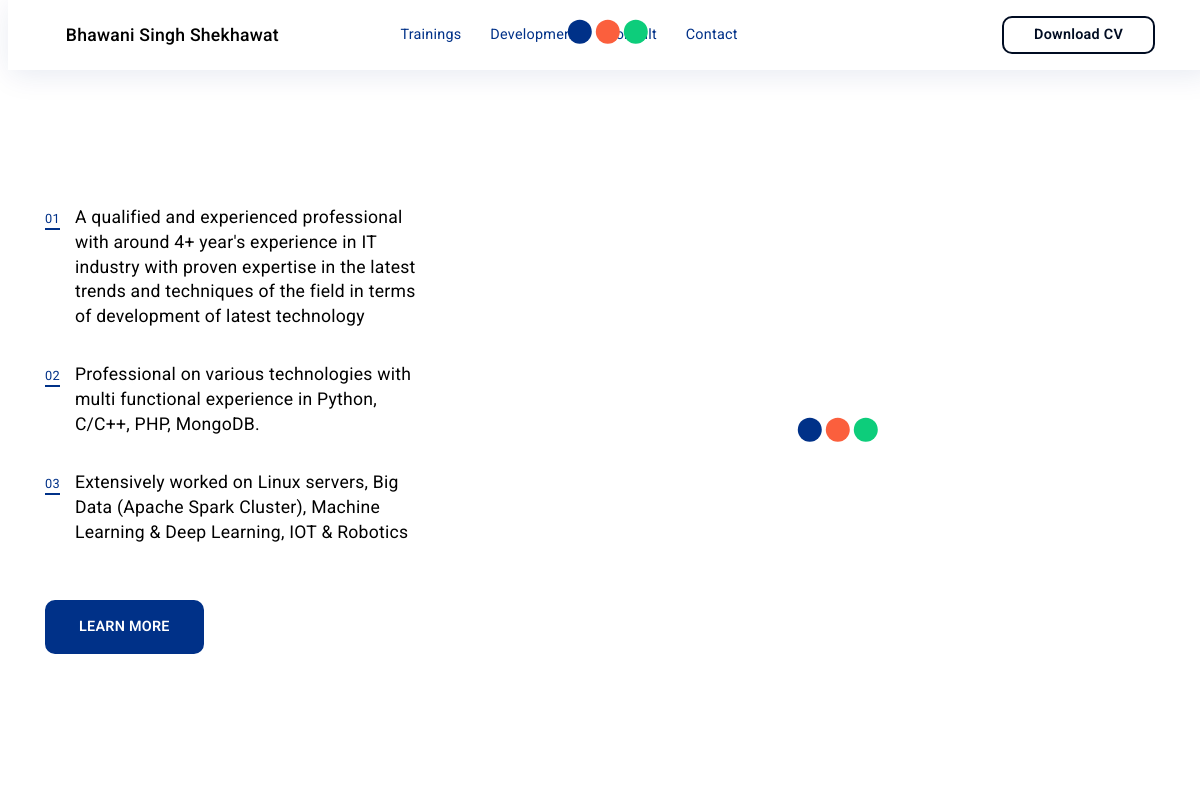
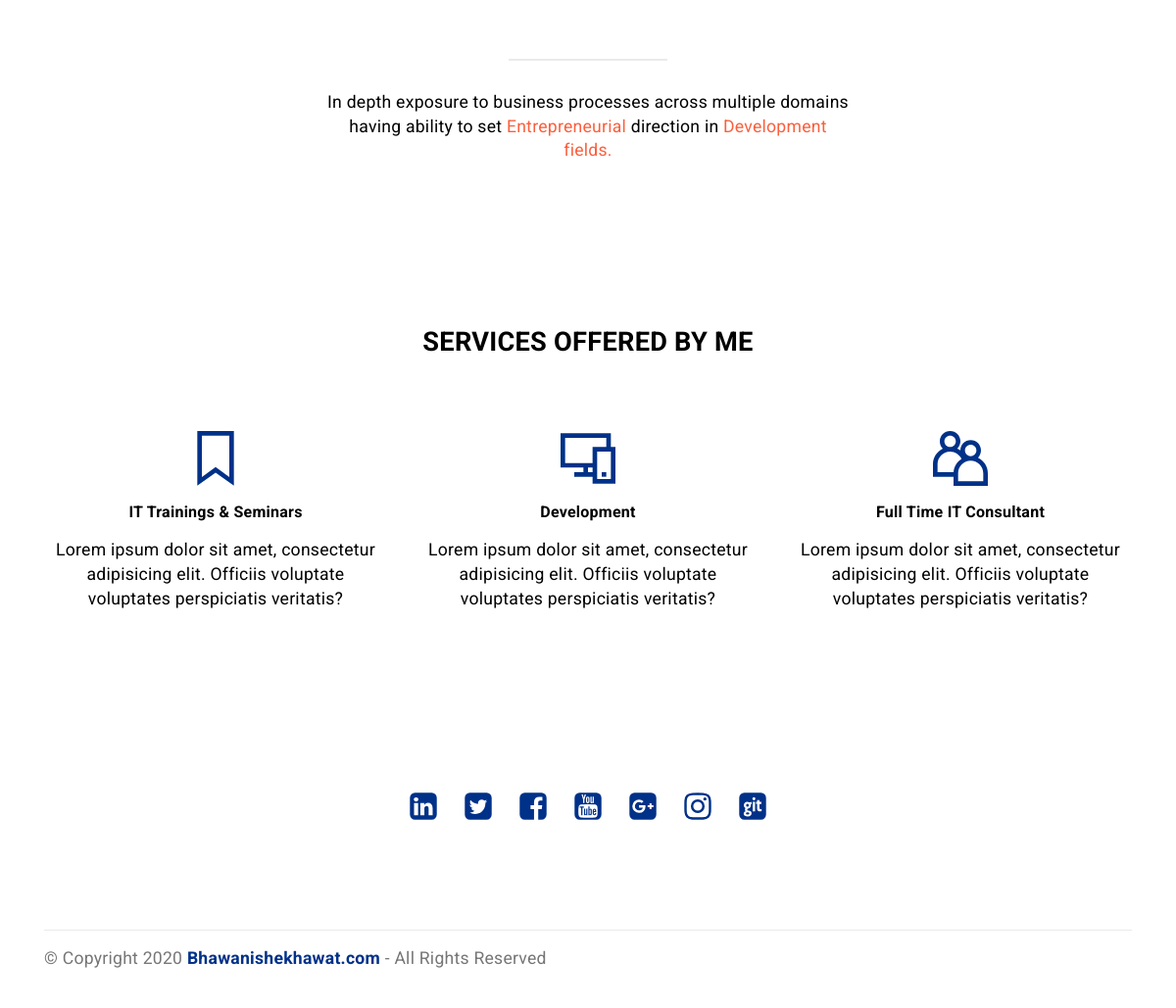
The page / on the database its author committed (2 pictures, top to bottom).
### main/models.py (models this page shows, shortened)
class Profile(models.Model):
	num = models.CharField(max_length=10,blank=False)
	detail = models.TextField(blank=False)

class Service(models.Model):
	name = models.CharField(max_length=50,blank=False)
	detail = models.TextField(blank=False)

### main/views.py (the view)
# urls.py: path('',home,name='home_url')
def home(request):
	detail_one = Profile.objects.get(num='1')
	detail_two = Profile.objects.get(num='2')
	detail_three = Profile.objects.get(num='3')
	service_IT = Service.objects.get(name='IT Trainings & Seminars')
	service_Dev = Service.objects.get(name='Development')
	service_Consult = Service.objects.get(name='Full Time IT Consultant')
	profile_img = ProfileImg.objects.get(name='bhawani')
	context = {
		'one': detail_one,
		'two': detail_two,
		'three': detail_three,
		'IT': service_IT,
		'Dev': service_Dev,
		'Consult': service_Consult,
		'img': profile_img
	}
	return render(request,'index.html',context)

### templates/index.html (shortened to what this page needs)
<!DOCTYPE html>
<html amp lang="en">
<head>
</head>
<body>
  <section class="ampMenu2 menu horizontal-menu cid-saAaFBTX48" id="ampMenu2-1">
	<nav class="navbar navbar-dropdown navbar-expand-lg navbar-fixed-top">
		<div class="menu-container container">
			<div class="navbar-brand">
				<div class="navbar-logo">
					<amp-img src="/media/logo.png" layout="responsive" width="45" height="45" alt="Mobirise" class="mobirise-loader">
						<div placeholder="" class="placeholder">
                                <div class="mobirise-spinner">
                                    <em></em>
                                    <em></em>
                                    <em></em>
                                </div></div>
					</amp-img>
				</div>
				<span class="navbar-caption-wrap"><a class="navbar-caption mbr-semibold text-black text-primary display-7" href="/">Bhawani Singh Shekhawat</a></span>
			</div>
			<div class="collapse navbar-collapse" id="navbarSupportedContent">
				<ul class="navbar-nav nav-dropdown" data-app-modern-menu="true"><li class="nav-item"><a class="nav-link mbr-regular link text-black text-primary display-4" href="/training">Trainings</a></li><li class="nav-item"><a class="nav-link mbr-regular link text-black text-primary display-4" href="/development">Development</a></li><li class="nav-item"><a class="nav-link mbr-regular link text-black text-primary display-4" href="/consult">Consult</a></li><li class="nav-item"><a class="nav-link mbr-regular link text-black text-primary display-4" href="/contact">Contact</a></li></ul>
				<div class="navbar-buttons mbr-section-btn"><a class="btn btn-md mbr-bold btn-primary-outline display-4" href="index.html">Download CV</a></div>
			</div>
		</div>
	</nav>
</section>
<section class="ampHeader12 cid-saAdhMMhOO" id="ampHeader12-2">
    <div class="container">
        <div class="mbr-row">
            <div class="container-elements mbr-flex flex-wrap mbr-row-reverse">
                <div class="image-wrap mbr-flex mbr-col-sm-12 mbr-col-md-7">
                    <amp-img src="/media/{{ img.img }}" layout="responsive" width="560" height="560" alt="Mobirise" class="mobirise-loader mbr-m-auto">
                        <div placeholder="" class="placeholder">
                                <div class="mobirise-spinner">
                                    <em></em>
                                    <em></em>
                                    <em></em>
                                </div></div>
                    </amp-img>
                </div>
                <div class="second-element mbr-flex mbr-col-sm-12 mbr-col-md-5">
                    <div class="second-element-box mbr-m-auto">
                        <div class="mbr-list">
                        <div class="mbr-flex items-list">
                                <div class="marker-wrap">
                                </div>
                                <div class="list-box">
                                    <p class="mbr-text mbr-fonts-style mbr-regular display-7">
                                       {{ one.detail }}
                                    </p>
                                 </div>
                            </div><div class="mbr-flex items-list">
                                <div class="marker-wrap">
                                </div>
                                <div class="list-box">
                                    <p class="mbr-text mbr-fonts-style mbr-regular display-7">
                                       {{ two.detail }}
                                    </p>
                                 </div>
                            </div><div class="mbr-flex items-list">
                                <div class="marker-wrap">
                                </div>
                                <div class="list-box">
                                    <p class="mbr-text mbr-fonts-style mbr-regular display-7">
                                    	{{ three.detail }}
                                    </p>
                                 </div>
                            </div></div>
                        <div class="mbr-section-btn mbr-pt-3"><a class="btn-primary btn btn-md display-4">
                                LEARN MORE</a></div>
                    </div>
                </div>
            </div>
        </div>
    </div>
</section>
<section class="content1 cid-saAixEsLv6" id="content01-5">
    <div class="container">
           <div class="mbr-row mbr-jc-c">
        <div class="mbr-col-sm-12 mbr-col-md-10 mbr-col-lg-6 align-center">
            <p class="mbr-text mbr-regular mbr-fonts-style display-7">In depth exposure to business processes across multiple domains having ability to set <a href="#" class="text-secondary">Entrepreneurial</a> direction in <a href="#" class="text-secondary">Development fields.</a></p>
        </div>
               </div>
    </div>
</section>
<section class="ampFeatures10 cid-saAp5Qv0M3" id="ampFeatures10-g">
    <div class="container">
        <div class="title-wrap mbr-pb-5 align-center">
            <h2 class="mbr-section-title mbr-bold mbr-fonts-style section-title display-5">SERVICES OFFERED BY ME</h2>
        </div>
        <div class="mbr-row mbr-jc-c">
            <div class="card mbr-col-sm-12 mbr-col-md-6 align-center mbr-col-lg-4 md-pb">
                <div class="card-wrapper mbr-flex">
                    <div class="card-box">
                        <div class="iconfont-wrapper">
                            <a href="/training"><span class="amp-iconfont mobi-mbri-bookmark mobi-mbri"><svg xmlns="http://www.w3.org/2000/svg" viewBox="0 0 24 24" fill="currentColor" width="56" height="56"><path d="M20 23.9l-8-5.7-8 5.7V0h16v23.9zm-8-8.1l6 4.3V2H6v18.1l6-4.3z"></path></svg></span></a>
                        </div>
                        <h4 class="card-title custom-h3 mbr-bold">{{ IT.name }}</h4>
                        <p class="card-text mbr-text mbr-fonts-style display-7">{{ IT.detail|truncatewords:15 }}</p>
                    </div>
                </div>
            </div>
            <div class="card mbr-col-sm-12 mbr-col-md-6 align-center mbr-col-lg-4 md-pb">
                <div class="card-wrapper mbr-flex">
                    <div class="card-box">
                        <div class="iconfont-wrapper">
                            <a href="/development"><span class="amp-iconfont mobi-mbri-responsive-2 mobi-mbri"><svg xmlns="http://www.w3.org/2000/svg" viewBox="0 0 24 24" fill="currentColor" width="56" height="56"><path d="M18 18h2v2h-2z"></path><path d="M22 7V1H0v15h10v2H6v2h8v3h10V7h-2zM2 14V3h18v4h-6v7H2zm10 4v-2h2v2h-2zm10 3h-6V9h6v12z"></path></svg></span></a>
                        </div>
                        <h4 class="card-title custom-h3 mbr-bold">{{ Dev.name }}</h4>
                        <p class="card-text mbr-text mbr-fonts-style display-7">{{ Dev.detail|truncatewords:15 }}</p>
                    </div>
                </div>
            </div>
            <div class="card mbr-col-sm-12 mbr-col-md-6 align-center mbr-col-lg-4 last-child">
                <div class="card-wrapper mbr-flex">
                    <div class="card-box">
                        <div class="iconfont-wrapper">
                            <a href="/consult"><span class="amp-iconfont mobi-mbri-users mobi-mbri"></span></a>
                        </div>
                        <h4 class="card-title custom-h3 mbr-bold">{{ Consult.name }}</h4>
                        <p class="card-text mbr-text mbr-fonts-style display-7">{{ Consult.detail|truncatewords:15 }}</p>
                    </div>
                </div>
            </div>
        </div>
    </div>
</section>
<section class="ampSocial1 social-follow1 cid-saAmBwIzmx" id="ampSocial1-8">
	<div class="container-fluid">
		<div class="icons-list mbr-flex flex-wrap mbr-jc-c">
		<a href="https://www.linkedin.com/in/bhawani-shekhawat-87700a39/" target="_blank" class="iconfont-wrapper">
				<span class="amp-iconfont animation-normal fa-linkedin-square fa"></span>
			</a><a href="https://twitter.com/dazzling_bhavzz" target="_blank" class="iconfont-wrapper">
				<span class="amp-iconfont animation-normal fa-twitter-square fa"></span>
			</a><a href="https://www.facebook.com/bhawani.s.shekhawat.754" target="_blank" class="iconfont-wrapper">
				<span class="amp-iconfont animation-normal fa-facebook-square fa"></span>
			</a><a href="https://www.youtube.com/channel/UC5n-Ceo4Vdfm41nYvfG64-A?view_as=subscriber" target="_blank" class="iconfont-wrapper">
				<span class="amp-iconfont animation-normal fa-youtube-square fa"></span>
			</a><a href="https://mobiri.se" target="_blank" class="iconfont-wrapper">
				<span class="amp-iconfont animation-normal fa-google-plus-square fa"></span>
			</a><a href="https://www.instagram.com/bhawani_._singh_._shekhawat/" target="_blank" class="iconfont-wrapper">
				<span class="amp-iconfont animation-normal fa-instagram fa"></span>
			</a><a href="https://github.com/trendyrituals" target="_blank" class="iconfont-wrapper">
				<span class="amp-iconfont animation-normal fa-git-square fa"></span>
			</a></div>
	</div>
</section>
<section class="footer2 cid-saAo4KfVpl" id="footer02-f">
    <div class="container">
        <div class="mbr-col-sm-12 align-left mbr-white">
            <p class="mbr-text mbr-fonts-style display-7">
                © Copyright 2020 <a href="/" class="text-primary"><strong>Bhawanishekhawat.com</strong></a> - All Rights Reserved
            </p>
        </div>
    </div>
</section>
</body>
</html>

### rows shown on the page
Profile: detail "A qualified and experienced professional with around 4+ year's experience in IT industry with proven expertise in the latest trends and techniques of the field in terms of development of latest technology"
Profile: detail "Professional on various technologies with multi functional experience in Python, C/C++, PHP, MongoDB."
Profile: detail "Extensively worked on Linux servers, Big Data (Apache Spark Cluster), Machine Learning & Deep Learning, IOT & Robotics"
Service: name "IT Trainings & Seminars", detail "Lorem ipsum dolor sit amet, consectetur adipisicing elit. Officiis voluptate voluptates perspiciatis veritatis?"
Service: name "Development", detail "Lorem ipsum dolor sit amet, consectetur adipisicing elit. Officiis voluptate voluptates perspiciatis veritatis?"
Service: name "Full Time IT Consultant", detail "Lorem ipsum dolor sit amet, consectetur adipisicing elit. Officiis voluptate voluptates perspiciatis veritatis?"
